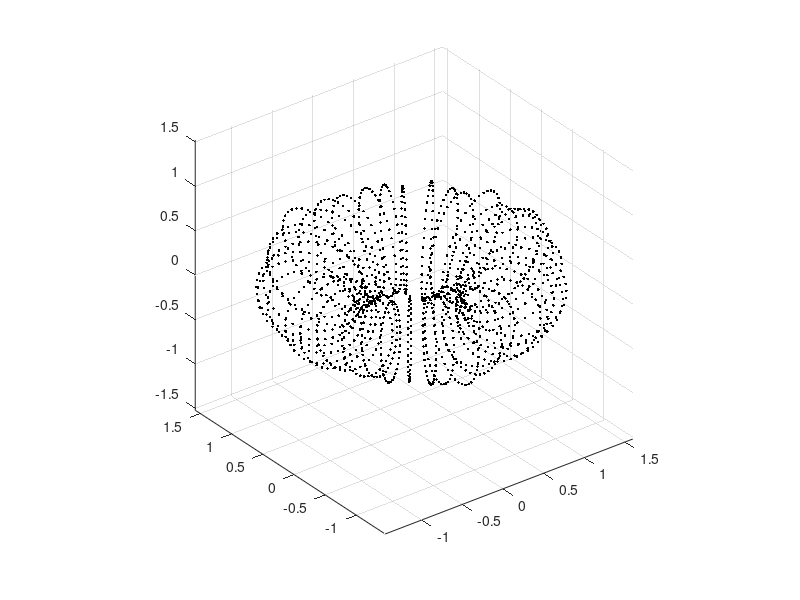

Reproduce this figure in MATLAB. (Note: this script raises an error after producing the figure.)
% Stephanie Klumpe
% Problem 2b

clear
close all
clc

R = 1;
r = 0.5;

[theta,phi] = meshgrid(linspace(0,2*pi,40));
% theta = (0:0.1:2*pi)';
% phi = (0:0.1:2*pi)';

x = (R + r.*cos(theta)).*cos(phi)+0.1*rand(length(phi),1);
y = (R + r.*cos(theta)).*sin(phi)+0.1*rand(length(phi),1);
z = r.*sin(theta+0.5*rand(length(phi),1));


plot3(x,y,z,'k.')
axis equal
grid on

print('-dpng', 'problem2bcloud.png')

xzero = [x y z];

N = length(theta);

xzero = [xzero(end,:); xzero; xzero(1,:)];

normal = zeros(N,3*N);

for j = 2:N+1

    data = xzero(j-1:j+1,:);
    normal(j-1,:) = bestfitnormal(data);

end

xzero([1,N+2],:) = [];
alpha = 0.2;

xplus = xzero+alpha*normal;
xminus = xzero-alpha*normal;

figure
plot3(xzero(:,1:40),xzero(:,41:80),xzero(:,81:120),'ro')
hold on
plot3(xplus(:,1:40),xplus(:,41:80),xplus(:,81:120),'b*')
plot3(xminus(:,1:40),xminus(:,41:80),xminus(:,81:120),'gd')
grid on

print('-dpng','problem2bnorm.png')

eps = 2;
% rho = @(r) exp(-eps*r.^2);
rho = @(r) 1./sqrt(1+eps^2*r.^2);

M = 3*N;
RHS = [zeros(N,1);alpha*ones(N,1);-alpha*ones(N,1)];

A = zeros(M);

Xbig = [xzero;xplus;xminus];

for j = 1:M
    for k = 1:M

        A(j,k) = rho(norm(Xbig(j,:)-Xbig(k,:)));

    end
end

C = A\RHS;

[Xplot,Yplot,Zplot] = meshgrid(-2:0.2:2,-2:0.2:2,-2:0.2:2);

Tplot = zeros(size(Xplot));
Dist = zeros(M,1);

for j =1:size(Xplot,1)
    for k = 1:size(Yplot,1)
        for l = 1:size(Zplot,1)

            Tplot(j,k,l) = FunctInterp([Xplot(j,k,l);Yplot(j,k,l);Zplot(j,k,l)],
            C,Xbig,rho);

        end
    end
end

figure
isosurface(Xplot,Yplot,Zplot,Tplot,0)
grid on

print('-dpng','problem2blvl0.png')




function out = bestfitnormal(data)

    [M, ~]=size(data);

    Const = ones(M,1); % Vector of the constant term in the RHS
    out = Const\data; % Find the coefficients

end

function Fout = FunctInterp(Xin,C,Xbig,rho)

    M = size(Xbig,1);
    Dist = zeros(M,1);

    for s = 1:M
        Dist(s) = norm(Xin-Xbig(s,:));
    end

    Fout = C'*rho(Dist);

end
